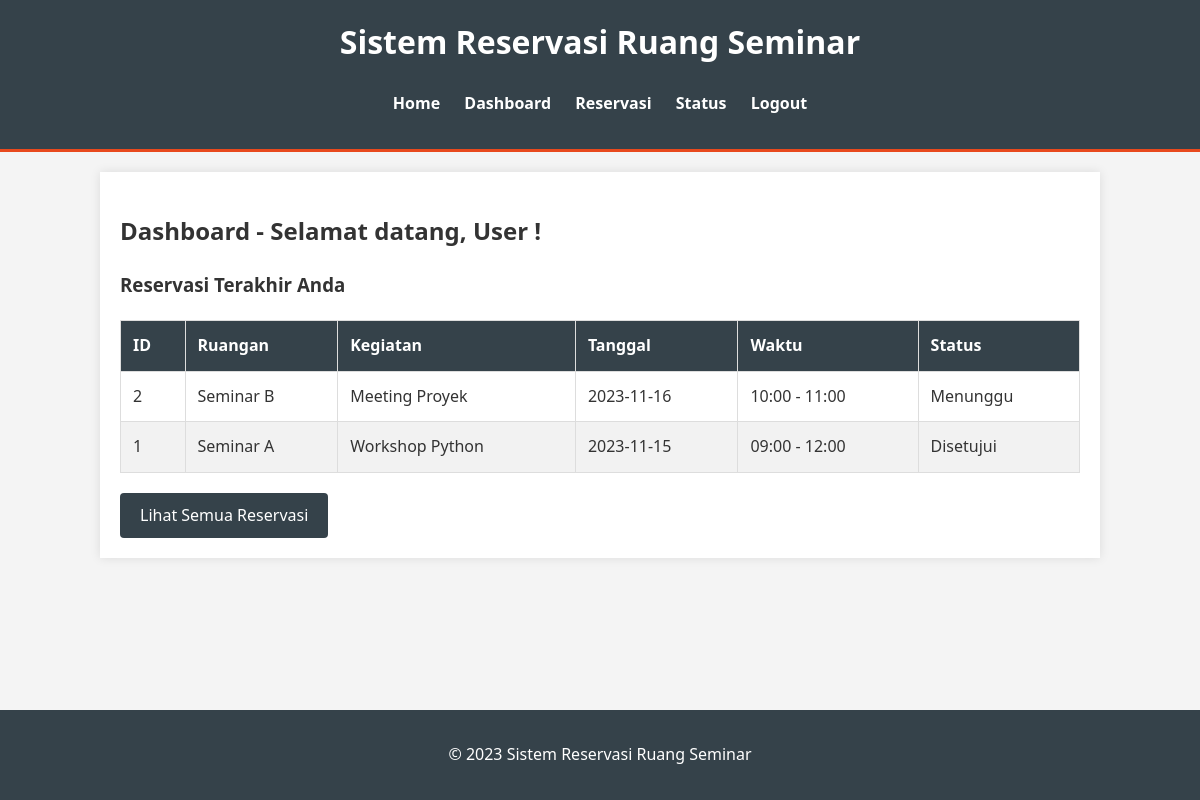
Page /dashboard (signed in) on the committed database.
### app.py (models this page shows, shortened)
class Reservation(db.Model):
    id = db.Column(db.Integer, primary_key=True)
    user_id = db.Column(db.Integer, db.ForeignKey('user.id'), nullable=False)
    ruangan_id = db.Column(db.String(10), nullable=False) # R001, R002, etc.
    nama_kegiatan = db.Column(db.String(200), nullable=False)
    tanggal = db.Column(db.String(10), nullable=False) # YYYY-MM-DD
    waktu_mulai = db.Column(db.String(5), nullable=False) # HH:MM
    waktu_selesai = db.Column(db.String(5), nullable=False) # HH:MM
    peserta = db.Column(db.Integer, nullable=False)
    status = db.Column(db.String(20), nullable=False, default='Menunggu') # Menunggu, Disetujui, Ditolak

### app.py (the view)
@app.route('/dashboard')
def dashboard():
    if 'username' not in session:
        return redirect(url_for('login'))
    user_reservations = Reservation.query.filter_by(user_id=session['user_id']).order_by(Reservation.id.desc()).limit(3).all()
    return render_template('dashboard.html',
                           username=session['username'],
                           nama=session['nama'],
                           reservations=user_reservations,
                           ruangan=ruangan)

### templates/dashboard.html (shortened to what this page needs)
{% extends "base.html" %}
{% block content %}
    <h2>Dashboard - Selamat datang, {{ nama }}!</h2>
    <h3>Reservasi Terakhir Anda</h3>
    {% if reservations %}
        <table>
            <thead>
                <tr>
                    <th>ID</th>
                    <th>Ruangan</th>
                    <th>Kegiatan</th>
                    <th>Tanggal</th>
                    <th>Waktu</th>
                    <th>Status</th>
                </tr>
            </thead>
            <tbody>
                {% for res in reservations %}
                    <tr>
                        <td>{{ res.id }}</td>
                        <td>{{ ruangan[res.ruangan_id]['nama'] }}</td>
                        <td>{{ res.nama_kegiatan }}</td>
                        <td>{{ res.tanggal }}</td>
                        <td>{{ res.waktu_mulai }} - {{ res.waktu_selesai }}</td>
                        <td class="status-{{ res.status|lower }}">
                            {{ res.status }}
                        </td>
                    </tr>
                {% endfor %}
            </tbody>
        </table>
        <a href="{{ url_for('status') }}" class="btn">Lihat Semua Reservasi</a>
    {% else %}
        <p>Anda belum memiliki reservasi.</p>
        <a href="{{ url_for('reservasi') }}" class="btn">Buat Reservasi Baru</a>
    {% endif %}
{% endblock %}

### static/css/style.css (style rules this page uses)
body { font-family: 'Segoe UI', Tahoma, Geneva, Verdana, sans-serif; line-height: 1.6; margin: 0; padding: 0; background-color: #f4f4f4; color: #333; }
button, .btn { display: inline-block; background: #35424a; color: #ffffff; padding: 10px 20px; border: none; border-radius: 4px; cursor: pointer; text-decoration: none; }
table { width: 100%; border-collapse: collapse; margin: 20px 0; }
table, th, td { border: 1px solid #ddd; }
th, td { padding: 12px; text-align: left; }
th { background-color: #35424a; color: white; }
tr:nth-child(even) { background-color: #f2f2f2; }

### rows in the picture
Reservation: id "2", ruangan "Seminar B", nama_kegiatan "Meeting Proyek", tanggal "2023-11-16", waktu_mulai "10:00", waktu_selesai "11:00", status "Menunggu"
Reservation: id "1", ruangan "Seminar A", nama_kegiatan "Workshop Python", tanggal "2023-11-15", waktu_mulai "09:00", waktu_selesai "12:00", status "Disetujui"

### other values in the picture
{{ nama }} "User"
